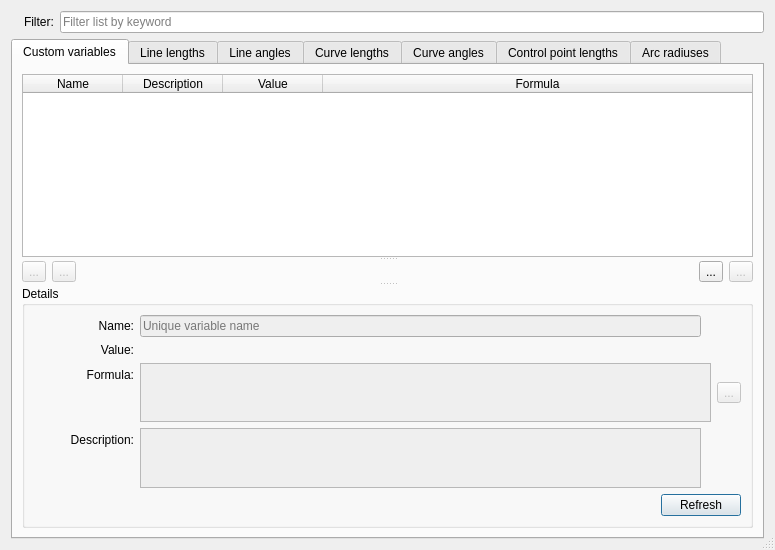
<?xml version="1.0" encoding="UTF-8"?>
<ui version="4.0">
 <class>VariablesDialog</class>
 <widget class="QDialog" name="VariablesDialog">
  <property name="geometry">
   <rect>
    <x>0</x>
    <y>0</y>
    <width>775</width>
    <height>550</height>
   </rect>
  </property>
  <property name="minimumSize">
   <size>
    <width>750</width>
    <height>550</height>
   </size>
  </property>
  <property name="windowTitle">
   <string>Variables</string>
  </property>
  <property name="windowIcon">
   <iconset resource="../../../libs/vmisc/share/resources/icon.qrc">
    <normaloff>:/tsvg/spectrum/Table.tsvg</normaloff>:/tsvg/spectrum/Table.tsvg</iconset>
  </property>
  <property name="locale">
   <locale language="English" country="UnitedStates"/>
  </property>
  <property name="sizeGripEnabled">
   <bool>true</bool>
  </property>
  <layout class="QVBoxLayout" name="verticalLayout">
   <item>
    <layout class="QHBoxLayout" name="horizontalLayout_4">
     <property name="topMargin">
      <number>0</number>
     </property>
     <item>
      <widget class="QLabel" name="label">
       <property name="maximumSize">
        <size>
         <width>16</width>
         <height>16</height>
        </size>
       </property>
       <property name="text">
        <string/>
       </property>
       <property name="pixmap">
        <pixmap resource="../../../libs/vmisc/share/resources/icon.qrc">:/tsvg/spectrum/Filter.tsvg</pixmap>
       </property>
       <property name="scaledContents">
        <bool>true</bool>
       </property>
      </widget>
     </item>
     <item>
      <widget class="QLabel" name="labelFind">
       <property name="text">
        <string>Filter:</string>
       </property>
      </widget>
     </item>
     <item>
      <widget class="QLineEdit" name="filter_line_edit">
       <property name="placeholderText">
        <string>Filter list by keyword</string>
       </property>
       <property name="clearButtonEnabled">
        <bool>true</bool>
       </property>
      </widget>
     </item>
    </layout>
   </item>
   <item>
    <widget class="QTabWidget" name="tab_widget">
     <property name="sizePolicy">
      <sizepolicy hsizetype="Expanding" vsizetype="Expanding">
       <horstretch>1</horstretch>
       <verstretch>0</verstretch>
      </sizepolicy>
     </property>
     <property name="tabPosition">
      <enum>QTabWidget::North</enum>
     </property>
     <property name="currentIndex">
      <number>0</number>
     </property>
     <widget class="QWidget" name="customVariables_Tab">
      <property name="sizePolicy">
       <sizepolicy hsizetype="Preferred" vsizetype="Expanding">
        <horstretch>0</horstretch>
        <verstretch>0</verstretch>
       </sizepolicy>
      </property>
      <attribute name="title">
       <string>Custom variables</string>
      </attribute>
      <layout class="QVBoxLayout" name="verticalLayout_2">
       <item>
        <widget class="QSplitter" name="splitter">
         <property name="orientation">
          <enum>Qt::Vertical</enum>
         </property>
         <widget class="QTableWidget" name="variables_tablewidget">
          <property name="sizePolicy">
           <sizepolicy hsizetype="Expanding" vsizetype="Expanding">
            <horstretch>0</horstretch>
            <verstretch>8</verstretch>
           </sizepolicy>
          </property>
          <property name="minimumSize">
           <size>
            <width>0</width>
            <height>150</height>
           </size>
          </property>
          <property name="alternatingRowColors">
           <bool>true</bool>
          </property>
          <property name="selectionMode">
           <enum>QAbstractItemView::SingleSelection</enum>
          </property>
          <property name="selectionBehavior">
           <enum>QAbstractItemView::SelectRows</enum>
          </property>
          <property name="sortingEnabled">
           <bool>true</bool>
          </property>
          <property name="wordWrap">
           <bool>true</bool>
          </property>
          <property name="columnCount">
           <number>4</number>
          </property>
          <attribute name="horizontalHeaderCascadingSectionResizes">
           <bool>false</bool>
          </attribute>
          <attribute name="horizontalHeaderMinimumSectionSize">
           <number>100</number>
          </attribute>
          <attribute name="horizontalHeaderDefaultSectionSize">
           <number>100</number>
          </attribute>
          <attribute name="horizontalHeaderShowSortIndicator" stdset="0">
           <bool>true</bool>
          </attribute>
          <attribute name="horizontalHeaderStretchLastSection">
           <bool>true</bool>
          </attribute>
          <attribute name="verticalHeaderVisible">
           <bool>false</bool>
          </attribute>
          <attribute name="verticalHeaderCascadingSectionResizes">
           <bool>false</bool>
          </attribute>
          <attribute name="verticalHeaderMinimumSectionSize">
           <number>8</number>
          </attribute>
          <attribute name="verticalHeaderDefaultSectionSize">
           <number>25</number>
          </attribute>
          <attribute name="verticalHeaderStretchLastSection">
           <bool>false</bool>
          </attribute>
          <column>
           <property name="text">
            <string>Name</string>
           </property>
          </column>
          <column>
           <property name="text">
            <string>Description</string>
           </property>
          </column>
          <column>
           <property name="text">
            <string>Value</string>
           </property>
          </column>
          <column>
           <property name="text">
            <string>Formula</string>
           </property>
          </column>
         </widget>
         <widget class="QWidget" name="layoutWidget">
          <layout class="QHBoxLayout" name="horizontalLayout_3">
           <property name="spacing">
            <number>6</number>
           </property>
           <item>
            <widget class="QToolButton" name="up_toolbutton">
             <property name="enabled">
              <bool>false</bool>
             </property>
             <property name="toolTip">
              <string>Move measurement up</string>
             </property>
             <property name="text">
              <string notr="true">...</string>
             </property>
             <property name="icon">
              <iconset resource="../../../libs/vmisc/share/resources/theme.qrc">
               <normaloff>:/tsvg/spectrum/ChevronUp.tsvg</normaloff>:/tsvg/spectrum/ChevronUp.tsvg</iconset>
             </property>
             <property name="iconSize">
              <size>
               <width>24</width>
               <height>24</height>
              </size>
             </property>
            </widget>
           </item>
           <item>
            <widget class="QToolButton" name="down_toolbutton">
             <property name="enabled">
              <bool>false</bool>
             </property>
             <property name="toolTip">
              <string>Move measurement down</string>
             </property>
             <property name="text">
              <string notr="true">...</string>
             </property>
             <property name="icon">
              <iconset resource="../../../libs/vmisc/share/resources/theme.qrc">
               <normaloff>:/tsvg/spectrum/ChevronDown.tsvg</normaloff>:/tsvg/spectrum/ChevronDown.tsvg</iconset>
             </property>
             <property name="iconSize">
              <size>
               <width>24</width>
               <height>24</height>
              </size>
             </property>
            </widget>
           </item>
           <item>
            <spacer name="horizontalSpacer">
             <property name="orientation">
              <enum>Qt::Horizontal</enum>
             </property>
             <property name="sizeHint" stdset="0">
              <size>
               <width>5000</width>
               <height>20</height>
              </size>
             </property>
            </spacer>
           </item>
           <item alignment="Qt::AlignRight">
            <widget class="QToolButton" name="add_variable_toolbutton">
             <property name="sizePolicy">
              <sizepolicy hsizetype="Fixed" vsizetype="Fixed">
               <horstretch>0</horstretch>
               <verstretch>0</verstretch>
              </sizepolicy>
             </property>
             <property name="toolTip">
              <string>Add custom variable</string>
             </property>
             <property name="text">
              <string notr="true">...</string>
             </property>
             <property name="icon">
              <iconset resource="../../../libs/vmisc/share/resources/theme.qrc">
               <normaloff>:/tsvg/spectrum/AddCircle.tsvg</normaloff>:/tsvg/spectrum/AddCircle.tsvg</iconset>
             </property>
             <property name="iconSize">
              <size>
               <width>24</width>
               <height>24</height>
              </size>
             </property>
            </widget>
           </item>
           <item alignment="Qt::AlignLeft">
            <widget class="QToolButton" name="remove_variable_toolbutton">
             <property name="enabled">
              <bool>false</bool>
             </property>
             <property name="toolTip">
              <string>Remove custom variable</string>
             </property>
             <property name="text">
              <string notr="true">...</string>
             </property>
             <property name="icon">
              <iconset resource="../../../libs/vmisc/share/resources/theme.qrc">
               <normaloff>:/tsvg/spectrum/RemoveCircle.tsvg</normaloff>:/tsvg/spectrum/RemoveCircle.tsvg</iconset>
             </property>
             <property name="iconSize">
              <size>
               <width>24</width>
               <height>24</height>
              </size>
             </property>
            </widget>
           </item>
          </layout>
         </widget>
         <widget class="QGroupBox" name="groupBoxDetails">
          <property name="sizePolicy">
           <sizepolicy hsizetype="Preferred" vsizetype="Minimum">
            <horstretch>0</horstretch>
            <verstretch>4</verstretch>
           </sizepolicy>
          </property>
          <property name="minimumSize">
           <size>
            <width>0</width>
            <height>236</height>
           </size>
          </property>
          <property name="toolTip">
           <string>Details</string>
          </property>
          <property name="title">
           <string>Details</string>
          </property>
          <layout class="QFormLayout" name="formLayout">
           <item row="0" column="0">
            <widget class="QLabel" name="name_Label">
             <property name="sizePolicy">
              <sizepolicy hsizetype="Expanding" vsizetype="Preferred">
               <horstretch>0</horstretch>
               <verstretch>0</verstretch>
              </sizepolicy>
             </property>
             <property name="minimumSize">
              <size>
               <width>100</width>
               <height>0</height>
              </size>
             </property>
             <property name="maximumSize">
              <size>
               <width>80</width>
               <height>16777215</height>
              </size>
             </property>
             <property name="text">
              <string>Name:</string>
             </property>
             <property name="alignment">
              <set>Qt::AlignRight|Qt::AlignTrailing|Qt::AlignVCenter</set>
             </property>
            </widget>
           </item>
           <item row="0" column="1">
            <layout class="QHBoxLayout" name="horizontalLayout_8">
             <item>
              <widget class="QLineEdit" name="name_line_edit">
               <property name="enabled">
                <bool>false</bool>
               </property>
               <property name="placeholderText">
                <string>Unique variable name</string>
               </property>
               <property name="clearButtonEnabled">
                <bool>true</bool>
               </property>
              </widget>
             </item>
             <item>
              <spacer name="horizontalSpacer_4">
               <property name="orientation">
                <enum>Qt::Horizontal</enum>
               </property>
               <property name="sizeType">
                <enum>QSizePolicy::Fixed</enum>
               </property>
               <property name="sizeHint" stdset="0">
                <size>
                 <width>40</width>
                 <height>22</height>
                </size>
               </property>
              </spacer>
             </item>
            </layout>
           </item>
           <item row="1" column="0">
            <widget class="QLabel" name="labelCalculated">
             <property name="sizePolicy">
              <sizepolicy hsizetype="Expanding" vsizetype="Preferred">
               <horstretch>0</horstretch>
               <verstretch>0</verstretch>
              </sizepolicy>
             </property>
             <property name="minimumSize">
              <size>
               <width>100</width>
               <height>0</height>
              </size>
             </property>
             <property name="maximumSize">
              <size>
               <width>80</width>
               <height>16777215</height>
              </size>
             </property>
             <property name="text">
              <string>Value:</string>
             </property>
             <property name="alignment">
              <set>Qt::AlignRight|Qt::AlignTrailing|Qt::AlignVCenter</set>
             </property>
            </widget>
           </item>
           <item row="1" column="1">
            <widget class="QLabel" name="calculation_label">
             <property name="text">
              <string notr="true"/>
             </property>
            </widget>
           </item>
           <item row="2" column="0">
            <widget class="QLabel" name="formula_Label">
             <property name="sizePolicy">
              <sizepolicy hsizetype="Expanding" vsizetype="Preferred">
               <horstretch>0</horstretch>
               <verstretch>0</verstretch>
              </sizepolicy>
             </property>
             <property name="minimumSize">
              <size>
               <width>100</width>
               <height>0</height>
              </size>
             </property>
             <property name="maximumSize">
              <size>
               <width>80</width>
               <height>16777215</height>
              </size>
             </property>
             <property name="text">
              <string>Formula:</string>
             </property>
             <property name="alignment">
              <set>Qt::AlignRight|Qt::AlignTrailing|Qt::AlignVCenter</set>
             </property>
            </widget>
           </item>
           <item row="2" column="1">
            <layout class="QHBoxLayout" name="horizontalLayout_2">
             <item>
              <widget class="ClearablePlainTextEdit" name="formula_plaintextedit">
               <property name="enabled">
                <bool>false</bool>
               </property>
               <property name="sizePolicy">
                <sizepolicy hsizetype="Expanding" vsizetype="Expanding">
                 <horstretch>0</horstretch>
                 <verstretch>0</verstretch>
                </sizepolicy>
               </property>
               <property name="minimumSize">
                <size>
                 <width>0</width>
                 <height>50</height>
                </size>
               </property>
               <property name="maximumSize">
                <size>
                 <width>16777215</width>
                 <height>16777215</height>
                </size>
               </property>
               <property name="toolTip">
                <string>Calculation</string>
               </property>
               <property name="tabChangesFocus">
                <bool>true</bool>
               </property>
              </widget>
             </item>
             <item>
              <layout class="QVBoxLayout" name="verticalLayout_4">
               <item>
                <spacer name="verticalSpacer_2">
                 <property name="orientation">
                  <enum>Qt::Vertical</enum>
                 </property>
                 <property name="sizeHint" stdset="0">
                  <size>
                   <width>20</width>
                   <height>40</height>
                  </size>
                 </property>
                </spacer>
               </item>
               <item>
                <widget class="QToolButton" name="formula_toolbutton">
                 <property name="enabled">
                  <bool>false</bool>
                 </property>
                 <property name="toolTip">
                  <string>Formula wizard</string>
                 </property>
                 <property name="text">
                  <string notr="true">...</string>
                 </property>
                 <property name="icon">
                  <iconset resource="../../../libs/vmisc/share/resources/icon.qrc">
                   <normaloff>:/tsvg/seamly/fx.tsvg</normaloff>:/tsvg/seamly/fx.tsvg</iconset>
                 </property>
                 <property name="iconSize">
                  <size>
                   <width>30</width>
                   <height>30</height>
                  </size>
                 </property>
                </widget>
               </item>
               <item>
                <spacer name="verticalSpacer_3">
                 <property name="orientation">
                  <enum>Qt::Vertical</enum>
                 </property>
                 <property name="sizeHint" stdset="0">
                  <size>
                   <width>20</width>
                   <height>40</height>
                  </size>
                 </property>
                </spacer>
               </item>
              </layout>
             </item>
            </layout>
           </item>
           <item row="3" column="0">
            <widget class="QLabel" name="description_Label">
             <property name="sizePolicy">
              <sizepolicy hsizetype="Expanding" vsizetype="Preferred">
               <horstretch>0</horstretch>
               <verstretch>0</verstretch>
              </sizepolicy>
             </property>
             <property name="minimumSize">
              <size>
               <width>100</width>
               <height>0</height>
              </size>
             </property>
             <property name="maximumSize">
              <size>
               <width>80</width>
               <height>16777215</height>
              </size>
             </property>
             <property name="text">
              <string>Description:</string>
             </property>
             <property name="alignment">
              <set>Qt::AlignRight|Qt::AlignTrailing|Qt::AlignVCenter</set>
             </property>
            </widget>
           </item>
           <item row="3" column="1">
            <layout class="QHBoxLayout" name="horizontalLayout_7">
             <item>
              <widget class="ClearablePlainTextEdit" name="description_plaintextedit">
               <property name="enabled">
                <bool>false</bool>
               </property>
               <property name="sizePolicy">
                <sizepolicy hsizetype="Expanding" vsizetype="Expanding">
                 <horstretch>0</horstretch>
                 <verstretch>1</verstretch>
                </sizepolicy>
               </property>
               <property name="minimumSize">
                <size>
                 <width>0</width>
                 <height>50</height>
                </size>
               </property>
              </widget>
             </item>
             <item>
              <layout class="QVBoxLayout" name="verticalLayout_5">
               <item>
                <layout class="QHBoxLayout" name="horizontalLayout">
                 <item>
                  <spacer name="horizontalSpacer_2">
                   <property name="orientation">
                    <enum>Qt::Horizontal</enum>
                   </property>
                   <property name="sizeType">
                    <enum>QSizePolicy::Fixed</enum>
                   </property>
                   <property name="sizeHint" stdset="0">
                    <size>
                     <width>40</width>
                     <height>20</height>
                    </size>
                   </property>
                  </spacer>
                 </item>
                </layout>
               </item>
               <item>
                <spacer name="verticalSpacer">
                 <property name="orientation">
                  <enum>Qt::Vertical</enum>
                 </property>
                 <property name="sizeHint" stdset="0">
                  <size>
                   <width>25</width>
                   <height>13</height>
                  </size>
                 </property>
                </spacer>
               </item>
              </layout>
             </item>
            </layout>
           </item>
           <item row="5" column="1">
            <layout class="QHBoxLayout" name="horizontalLayout_5">
             <item>
              <spacer name="horizontalSpacer_3">
               <property name="orientation">
                <enum>Qt::Horizontal</enum>
               </property>
               <property name="sizeHint" stdset="0">
                <size>
                 <width>40</width>
                 <height>20</height>
                </size>
               </property>
              </spacer>
             </item>
             <item>
              <widget class="QPushButton" name="refresh_pushbutton">
               <property name="toolTip">
                <string>Refresh a pattern with all changes you made</string>
               </property>
               <property name="text">
                <string>Refresh</string>
               </property>
              </widget>
             </item>
            </layout>
           </item>
          </layout>
         </widget>
        </widget>
       </item>
      </layout>
     </widget>
     <widget class="QWidget" name="lineLength_Tab">
      <property name="sizePolicy">
       <sizepolicy hsizetype="Preferred" vsizetype="Expanding">
        <horstretch>0</horstretch>
        <verstretch>0</verstretch>
       </sizepolicy>
      </property>
      <attribute name="title">
       <string>Line lengths</string>
      </attribute>
      <layout class="QGridLayout" name="gridLayout_3">
       <item row="0" column="0">
        <widget class="QTableWidget" name="line_lengths_tablewidget">
         <property name="editTriggers">
          <set>QAbstractItemView::NoEditTriggers</set>
         </property>
         <property name="alternatingRowColors">
          <bool>true</bool>
         </property>
         <property name="sortingEnabled">
          <bool>true</bool>
         </property>
         <attribute name="horizontalHeaderCascadingSectionResizes">
          <bool>false</bool>
         </attribute>
         <attribute name="horizontalHeaderDefaultSectionSize">
          <number>137</number>
         </attribute>
         <attribute name="horizontalHeaderStretchLastSection">
          <bool>false</bool>
         </attribute>
         <attribute name="verticalHeaderVisible">
          <bool>false</bool>
         </attribute>
         <column>
          <property name="text">
           <string>Line</string>
          </property>
         </column>
         <column>
          <property name="text">
           <string>Length</string>
          </property>
         </column>
        </widget>
       </item>
      </layout>
     </widget>
     <widget class="QWidget" name="lineAngles_Tab">
      <property name="sizePolicy">
       <sizepolicy hsizetype="Preferred" vsizetype="Expanding">
        <horstretch>0</horstretch>
        <verstretch>0</verstretch>
       </sizepolicy>
      </property>
      <attribute name="title">
       <string>Line angles</string>
      </attribute>
      <layout class="QGridLayout" name="gridLayout_6">
       <item row="0" column="0">
        <widget class="QTableWidget" name="line_angles_tablewidget">
         <property name="editTriggers">
          <set>QAbstractItemView::NoEditTriggers</set>
         </property>
         <property name="alternatingRowColors">
          <bool>true</bool>
         </property>
         <property name="sortingEnabled">
          <bool>true</bool>
         </property>
         <attribute name="horizontalHeaderCascadingSectionResizes">
          <bool>false</bool>
         </attribute>
         <attribute name="horizontalHeaderDefaultSectionSize">
          <number>137</number>
         </attribute>
         <attribute name="horizontalHeaderStretchLastSection">
          <bool>false</bool>
         </attribute>
         <attribute name="verticalHeaderVisible">
          <bool>false</bool>
         </attribute>
         <column>
          <property name="text">
           <string>Line</string>
          </property>
         </column>
         <column>
          <property name="text">
           <string>Angle</string>
          </property>
         </column>
        </widget>
       </item>
      </layout>
     </widget>
     <widget class="QWidget" name="curveLength_Tab">
      <property name="sizePolicy">
       <sizepolicy hsizetype="Preferred" vsizetype="Expanding">
        <horstretch>0</horstretch>
        <verstretch>0</verstretch>
       </sizepolicy>
      </property>
      <attribute name="title">
       <string>Curve lengths</string>
      </attribute>
      <layout class="QGridLayout" name="gridLayout_4">
       <item row="0" column="0">
        <widget class="QTableWidget" name="curve_lengths_tablewidget">
         <property name="editTriggers">
          <set>QAbstractItemView::NoEditTriggers</set>
         </property>
         <property name="alternatingRowColors">
          <bool>true</bool>
         </property>
         <property name="sortingEnabled">
          <bool>true</bool>
         </property>
         <attribute name="horizontalHeaderCascadingSectionResizes">
          <bool>false</bool>
         </attribute>
         <attribute name="horizontalHeaderDefaultSectionSize">
          <number>137</number>
         </attribute>
         <attribute name="horizontalHeaderStretchLastSection">
          <bool>false</bool>
         </attribute>
         <attribute name="verticalHeaderVisible">
          <bool>false</bool>
         </attribute>
         <column>
          <property name="text">
           <string>Curve</string>
          </property>
         </column>
         <column>
          <property name="text">
           <string>Length</string>
          </property>
         </column>
        </widget>
       </item>
      </layout>
     </widget>
     <widget class="QWidget" name="curveAngles_Tab">
      <property name="sizePolicy">
       <sizepolicy hsizetype="Preferred" vsizetype="Expanding">
        <horstretch>0</horstretch>
        <verstretch>0</verstretch>
       </sizepolicy>
      </property>
      <attribute name="title">
       <string>Curve angles</string>
      </attribute>
      <layout class="QGridLayout" name="gridLayout_8">
       <item row="0" column="0">
        <widget class="QTableWidget" name="curve_angles_tablewidget">
         <property name="editTriggers">
          <set>QAbstractItemView::NoEditTriggers</set>
         </property>
         <property name="alternatingRowColors">
          <bool>true</bool>
         </property>
         <property name="sortingEnabled">
          <bool>true</bool>
         </property>
         <attribute name="horizontalHeaderCascadingSectionResizes">
          <bool>false</bool>
         </attribute>
         <attribute name="horizontalHeaderDefaultSectionSize">
          <number>137</number>
         </attribute>
         <attribute name="horizontalHeaderStretchLastSection">
          <bool>false</bool>
         </attribute>
         <attribute name="verticalHeaderVisible">
          <bool>false</bool>
         </attribute>
         <column>
          <property name="text">
           <string>Curve</string>
          </property>
         </column>
         <column>
          <property name="text">
           <string>Angle</string>
          </property>
         </column>
        </widget>
       </item>
      </layout>
     </widget>
     <widget class="QWidget" name="cpLength_Tab">
      <property name="sizePolicy">
       <sizepolicy hsizetype="Preferred" vsizetype="Expanding">
        <horstretch>0</horstretch>
        <verstretch>0</verstretch>
       </sizepolicy>
      </property>
      <attribute name="title">
       <string>Control point lengths</string>
      </attribute>
      <layout class="QVBoxLayout" name="verticalLayout_3">
       <item>
        <widget class="QTableWidget" name="handle_lengths_tablewidget">
         <property name="editTriggers">
          <set>QAbstractItemView::NoEditTriggers</set>
         </property>
         <property name="alternatingRowColors">
          <bool>true</bool>
         </property>
         <property name="sortingEnabled">
          <bool>true</bool>
         </property>
         <attribute name="horizontalHeaderCascadingSectionResizes">
          <bool>false</bool>
         </attribute>
         <attribute name="horizontalHeaderDefaultSectionSize">
          <number>137</number>
         </attribute>
         <attribute name="horizontalHeaderStretchLastSection">
          <bool>false</bool>
         </attribute>
         <attribute name="verticalHeaderVisible">
          <bool>false</bool>
         </attribute>
         <column>
          <property name="text">
           <string>Curve</string>
          </property>
         </column>
         <column>
          <property name="text">
           <string>Length</string>
          </property>
         </column>
        </widget>
       </item>
      </layout>
     </widget>
     <widget class="QWidget" name="arcRadius_Tab">
      <property name="sizePolicy">
       <sizepolicy hsizetype="Preferred" vsizetype="Expanding">
        <horstretch>0</horstretch>
        <verstretch>0</verstretch>
       </sizepolicy>
      </property>
      <attribute name="title">
       <string>Arc radiuses</string>
      </attribute>
      <layout class="QGridLayout" name="gridLayout_7">
       <item row="0" column="0">
        <widget class="QTableWidget" name="arc_radii_tablewidget">
         <property name="editTriggers">
          <set>QAbstractItemView::NoEditTriggers</set>
         </property>
         <property name="alternatingRowColors">
          <bool>true</bool>
         </property>
         <property name="sortingEnabled">
          <bool>true</bool>
         </property>
         <attribute name="horizontalHeaderCascadingSectionResizes">
          <bool>false</bool>
         </attribute>
         <attribute name="horizontalHeaderDefaultSectionSize">
          <number>137</number>
         </attribute>
         <attribute name="horizontalHeaderStretchLastSection">
          <bool>false</bool>
         </attribute>
         <attribute name="verticalHeaderVisible">
          <bool>false</bool>
         </attribute>
         <column>
          <property name="text">
           <string>Arc</string>
          </property>
          <property name="background">
           <color>
            <red>210</red>
            <green>210</green>
            <blue>210</blue>
           </color>
          </property>
         </column>
         <column>
          <property name="text">
           <string>Radius</string>
          </property>
         </column>
        </widget>
       </item>
      </layout>
     </widget>
    </widget>
   </item>
  </layout>
 </widget>
 <customwidgets>
  <customwidget>
   <class>ClearablePlainTextEdit</class>
   <extends>QPlainTextEdit</extends>
   <header>clearable_plain_textedit.h</header>
  </customwidget>
 </customwidgets>
 <tabstops>
  <tabstop>variables_tablewidget</tabstop>
  <tabstop>add_variable_toolbutton</tabstop>
  <tabstop>remove_variable_toolbutton</tabstop>
  <tabstop>line_lengths_tablewidget</tabstop>
  <tabstop>curve_lengths_tablewidget</tabstop>
 </tabstops>
 <resources>
  <include location="../../../libs/vmisc/share/resources/icon.qrc"/>
  <include location="../../../libs/vmisc/share/resources/theme.qrc"/>
 </resources>
 <connections/>
</ui>
